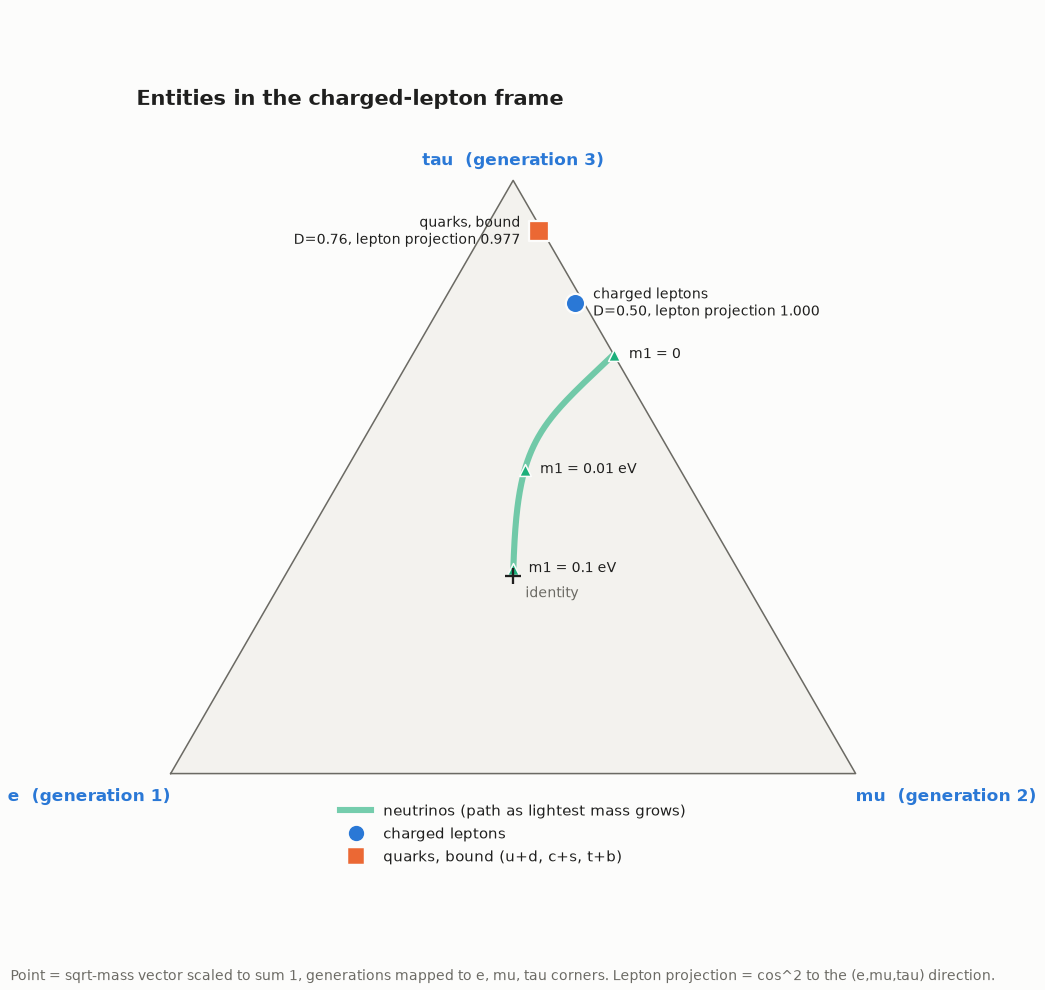

Here is the Python script that generated this plot:
"""Chart: entities in the charged-lepton triangle.

The triangle's corners are the three charged leptons e, mu, tau: each
entity's generations 1, 2, 3 are mapped to them. An entity is a point at its
normalised sqrt-mass vector, so the centre is identity (all generations
equal) and a corner is one generation dominating.

Also measures each entity's projection onto the charged-lepton direction,
P_l v = (l . v) l, with l the unit sqrt-mass vector of (e, mu, tau):
cos^2 of the angle between them, 1 = fully aligned with the lepton frame.
"""
import sys
from math import sqrt
from pathlib import Path

import numpy as np

sys.path.insert(0, str(Path(__file__).parent.parent / "prime-oscillators"))
import chartstyle as cs  # noqa: E402
import matplotlib.pyplot as plt  # noqa: E402

NEUTRINO, LEPTON, QUARK = "#1baf7a", "#2a78d6", "#eb6834"
e, mu, tau = 0.51099895, 105.6583755, 1776.93
u, c, t, d, s, b = 2.16, 1273, 172570, 4.70, 93.5, 4183
DM21, DM31 = 7.49e-5, 2.513e-3

lepton = np.sqrt([e, mu, tau])
quarks = np.sqrt([u + d, c + s, t + b])
lepton_unit = lepton / np.linalg.norm(lepton)


def neutrinos(m1):
    return np.sqrt([m1, sqrt(m1 ** 2 + DM21), sqrt(m1 ** 2 + DM31)])


def xy(v):
    corners = np.array([[0, 0], [1, 0], [0.5, sqrt(3) / 2]])  # e, mu, tau
    return (np.asarray(v) / np.sum(v)) @ corners


def d_of(v):
    x = np.asarray(v) / np.sum(v)
    return 1.5 * (np.sum(x ** 2) - 1 / 3)


def lepton_projection(v):
    v = np.asarray(v) / np.linalg.norm(v)
    return float(v @ lepton_unit) ** 2


fig, ax = plt.subplots(figsize=(9.5, 9))
ax.set_aspect("equal")
ax.axis("off")
tri = np.array([[0, 0], [1, 0], [0.5, sqrt(3) / 2]])
ax.fill(*tri.T, color="#f3f2ee", zorder=0)
ax.plot(*np.vstack([tri, tri[:1]]).T, color=cs.INK_2, lw=1)
for (x, y), name, ha, dy in zip(tri, ["e  (generation 1)", "mu  (generation 2)", "tau  (generation 3)"],
                                ["right", "left", "center"], [-18, -18, 10]):
    ax.annotate(name, (x, y), xytext=(0, dy), textcoords="offset points", ha=ha, fontsize=11, fontweight="bold",
                color=LEPTON)
centre = tri.mean(0)
ax.scatter(*centre, marker="+", s=120, color=cs.INK, zorder=4)
ax.annotate("identity", centre, xytext=(8, -14), textcoords="offset points", fontsize=9, color=cs.INK_2)

# Neutrino path as the unknown lightest mass grows from 0 to 0.1 eV.
m1s = np.r_[0, np.geomspace(1e-4, 0.1, 200)]
path = np.array([xy(neutrinos(m)) for m in m1s])
ax.plot(*path.T, color=NEUTRINO, lw=4, alpha=0.6, solid_capstyle="round", zorder=2)
for m, label in [(0.0, "m1 = 0"), (0.01, "m1 = 0.01 eV"), (0.1, "m1 = 0.1 eV")]:
    p = xy(neutrinos(m))
    ax.scatter(*p, s=60, color=NEUTRINO, marker="^", ec=cs.SURFACE, zorder=3)
    ax.annotate(label, p, xytext=(10, 0), textcoords="offset points", fontsize=9, va="center")

for name, v, colour, marker, off in [("charged leptons", lepton, LEPTON, "o", (12, 0)),
                                     ("quarks, bound", quarks, QUARK, "s", (-12, 0))]:
    p = xy(v)
    ax.scatter(*p, s=160, color=colour, marker=marker, ec=cs.SURFACE, lw=1.5, zorder=5)
    ax.annotate(f"{name}\nD={d_of(v):.2f}, lepton projection {lepton_projection(v):.3f}", p, xytext=off,
                textcoords="offset points", ha="left" if off[0] > 0 else "right", va="center", fontsize=9)

handles = [plt.Line2D([], [], color=NEUTRINO, lw=4, alpha=0.6, label="neutrinos (path as lightest mass grows)"),
           plt.Line2D([], [], color=LEPTON, marker="o", ls="", ms=9, label="charged leptons"),
           plt.Line2D([], [], color=QUARK, marker="s", ls="", ms=9, label="quarks, bound (u+d, c+s, t+b)")]
ax.legend(handles=handles, loc="upper center", bbox_to_anchor=(0.5, 0.02), ncol=1)
ax.set_title("Entities in the charged-lepton frame", pad=30)
cs.footer(fig, "Point = sqrt-mass vector scaled to sum 1, generations mapped to e, mu, tau corners. Lepton projection = cos^2 to the (e,mu,tau) direction.")
fig.tight_layout(rect=(0, 0.03, 1, 1))
fig.savefig(Path(__file__).parent / "lepton-frame.png", dpi=cs.DPI)

print(f"{'entity':<26} {'D':>6} {'lepton projection':>18}")
print(f"{'charged leptons':<26} {d_of(lepton):6.3f} {lepton_projection(lepton):18.4f}")
print(f"{'quarks, bound':<26} {d_of(quarks):6.3f} {lepton_projection(quarks):18.4f}")
for m in (0, 0.001, 0.01, 0.1):
    v = neutrinos(m)
    print(f"{'neutrinos m1=' + str(m):<26} {d_of(v):6.3f} {lepton_projection(v):18.4f}")
print(f"{'identity (1,1,1)':<26} {0:6.3f} {lepton_projection(np.ones(3)):18.4f}")
